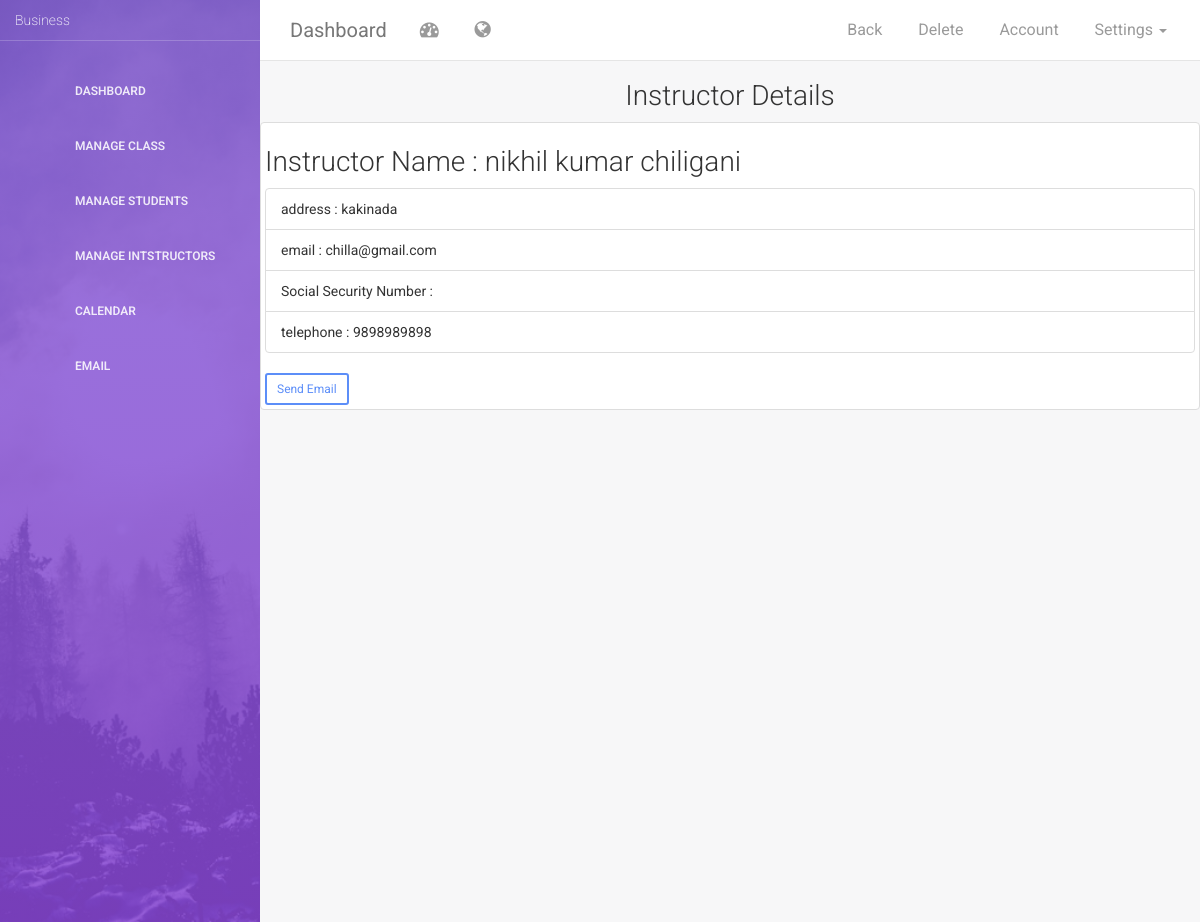
/business/instructordetails/3/ (signed in), run on the app's committed database.
### business/models.py (models this page shows)
class Instructor(models.Model):
	business_id = models.ForeignKey(Business,on_delete=models.CASCADE)
	instructor_id = models.AutoField(primary_key=True)
	first_name = models.CharField(max_length=30)
	last_name = models.CharField(max_length=30)
	middle_name = models.CharField(max_length=30)
	address = models.CharField(max_length=250)
	ssn = models.IntegerField()
	email = models.EmailField(max_length=70,blank=False, null= False, unique= True)
	telephone = models.IntegerField()

### business/views.py (the view, shortened to what this page needs)
# urls.py: url(r'^instructordetails/(?P<iid>[0-9]+)/',views.instructordetails,name='instructordetails'),
def instructordetails(request,iid):
    if not request.user.is_authenticated():
        return login_user(request)
    else:
        try:
            print request.user.business.business_id
            instructordetails = Instructor.objects.get(instructor_id = iid)
            return render(request,'business/instructordetails.html',{'list':instructordetails,'user':request.user})
        except:
            logout_user(request)

### business/templates/business/instructordetails.html (shortened to what this page needs)
{% extends 'business/dashboard/base.html'%}
{% load static %}
{% block nav %}
		  <li><a href="{% url 'business:mInstructor' %}">Back</a></li>
		  <li><a href="/business/deleteInstructor/{{list.instructor_id}}">Delete</a></li>
  {% endblock %}
{% block body %}
	<h3><center>Instructor Details</center></h3>
	<section class="main wrapper">
		<article>
			<div class="post thumbnail">
				<h3 class="title ">
						Instructor Name      : {{list.first_name}} {{list.middle_name}} {{list.last_name}}<br>
				</h3>
				<ul class="list-group">
				<li class="list-group-item">	address                : {{list.address}}</li>
				<li class="list-group-item">email                  : {{list.email}}</li>
				<li class="list-group-item">Social Security Number  : {{list.end_date}}</li>
				<li class="list-group-item">telephone              : {{list.telephone}}</li>
			</ul>
			<button type="button" class="btn btn-primary btn-sm" data-toggle="modal" data-target="#myModal">
			Send Email
			</button>
			</div>
		</article>
	</section>
{% endblock %}

### data on the page
Instructor: first_name "nikhil", middle_name "kumar", last_name "chiligani", address "kakinada", email "chilla@gmail.com", telephone "9898989898"
